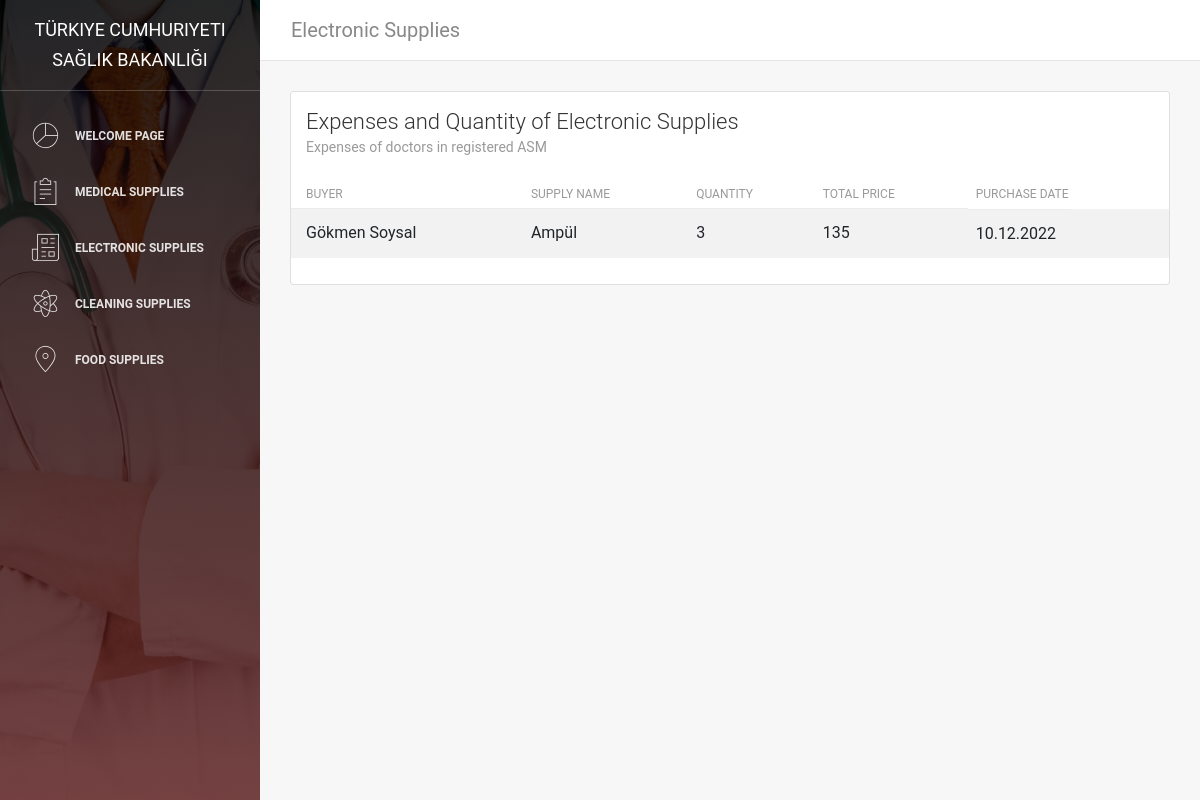
Page /electronicSupplies on the earlier database version.
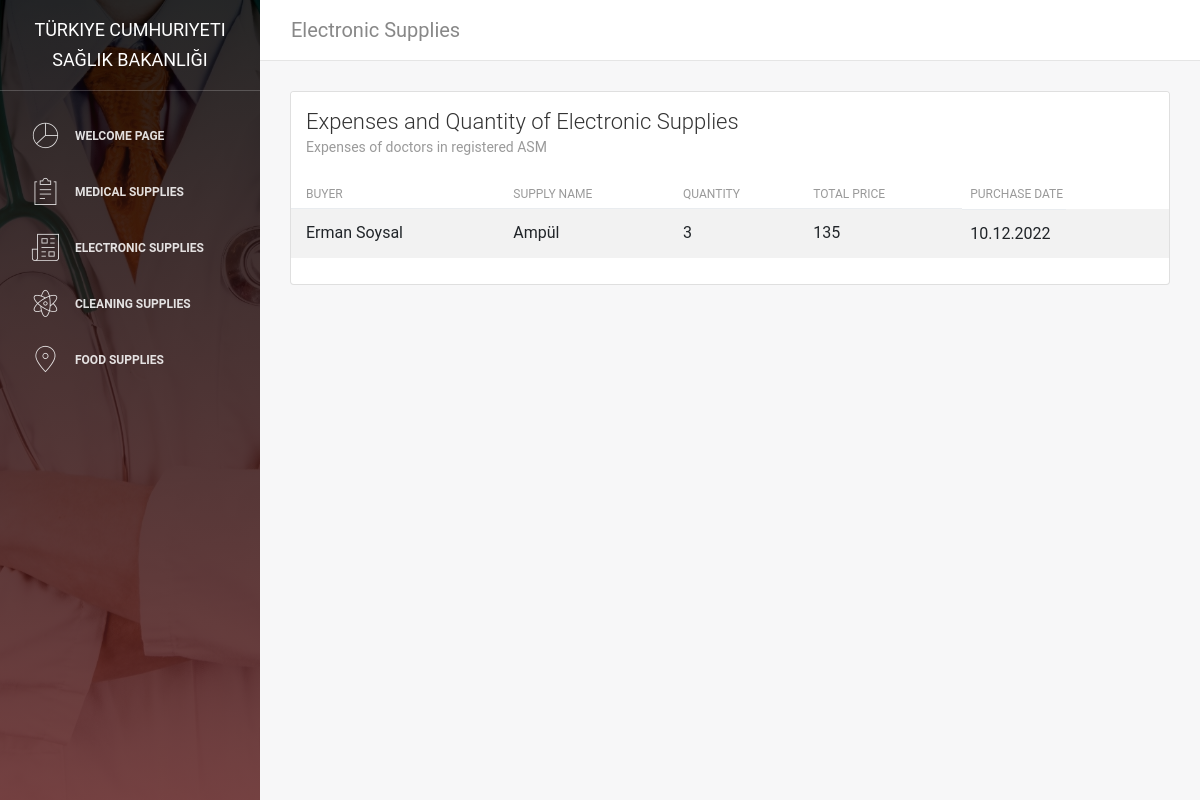
Same page on the later database version.
### asm/models.py (models this page shows, shortened)
class ElectronicSupplies(models.Model):
    nameElectronicSupplies = models.CharField(max_length=45)
    priceElectronicSupplies= models.CharField(max_length=45)
    quantityElectronicSupplies = models.IntegerField()
    buyDateElectronicSupplies = models.CharField(max_length=45)
    buyerElectronicSupplies = models.ForeignKey(Users, on_delete=models.CASCADE, null=True)

class Users(models.Model):
    nameUsers = models.CharField(max_length=45)
    surnameUsers = models.CharField(max_length=45)
    passwordUserss = models.CharField(max_length=45)
    phoneNumberUsers = models.CharField(max_length=45)
    emailUsers = models.CharField(max_length=45)
    def __str__(self):
       return f"{self.nameUsers} {self.surnameUsers}"

### asm/views.py (the view)
# urls.py: path("electronicSupplies", views.electronicSupplies, name='electronicSupplies'),
def electronicSupplies(request):
    electronicSupplies = ElectronicSupplies.objects.all()
    context = {
        "electronicSupplies": electronicSupplies
    }
    return render(request, "asm/electronicSupplies.html", context)

### asm/templates/asm/electronicSupplies.html (shortened to what the changed rows need)
 {% load static %}
 <!DOCTYPE html>
 <html lang="en">
 <head>
     <link rel="stylesheet" href="https://maxcdn.bootstrapcdn.com/font-awesome/latest/css/font-awesome.min.css" />
     <link href="{% static 'assets/css/bootstrap.min.css' %}" rel="stylesheet" />
     <link href="{% static 'assets/css/light-bootstrap-dashboard.css' %}" rel="stylesheet" />
     <link href="{% static 'assets/css/demo.css' %}" rel="stylesheet" />
 </head>
 <body>
     <div class="wrapper">
         <div class="main-panel">
            <div class="content">
                <div class="container-fluid">
                    <div class="row">
                        <div class="col-md-12">
                            <div class="card strpied-tabled-with-hover">
                                <div class="card-body table-full-width table-responsive">
                                    <table class="table table-hover table-striped">
                                        <thead>
                                            <th>Buyer</th>
                                            <th>Supply Name</th>
                                            <th>Quantity</th>
                                            <th>Total Price</th>
                                            <th>Purchase Date</th>
                                        </thead>
                                        <tbody>
                                            {% for electronicSupplies in electronicSupplies %}
                                            <tr>
                                                <td> {{electronicSupplies.buyerElectronicSupplies}} </td>
                                                <td> {{electronicSupplies.nameElectronicSupplies}} </td>
                                                <td> {{electronicSupplies.quantityElectronicSupplies}} </td>
                                                <td> {{electronicSupplies.priceElectronicSupplies}} </td>
                                                <td> {{electronicSupplies.buyDateElectronicSupplies}} </td>
                                            </tr>
                                             {% endfor %}
                                        </tbody>
                                    </table>
                                </div>
                            </div>
                        </div>
                    </div>
                </div>
            </div>
        </div>
    </div>
</body>
</html>

Differences in the rows shown:
removed ElectronicSupplies: buyerElectronicSupplies "Gökmen Soysal", nameElectronicSupplies "Ampül", quantityElectronicSupplies "3", priceElectronicSupplies "135", buyDateElectronicSupplies "10.12.2022"
added ElectronicSupplies: buyerElectronicSupplies "Erman Soysal", nameElectronicSupplies "Ampül", quantityElectronicSupplies "3", priceElectronicSupplies "135", buyDateElectronicSupplies "10.12.2022"
